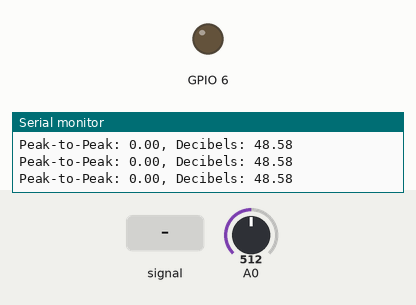
Recording of a sketch running on a simulated ESP8266 (NodeMCU). Parts: output pins drawn as LEDs (lit = HIGH), the last lines printed to the serial monitor. The test bench sets the inputs (shaded band); at power-on: A0 = 512. WiFi joins after 1.5 s; servers stay silent unless stated.

Above: at 3.0 s.
3.1 s: A0 fed a 2 Hz sine of ±306 counts around its level
At 3.37 s:
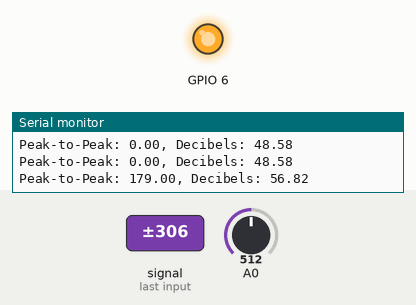
6.1 s: A0 set to 716
At 7.0 s:
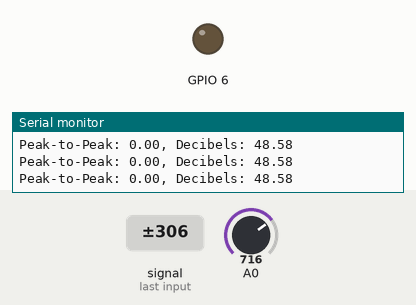
Timing chart, 0 to 9.1 s (numbered marks = the images above; inputs shaded):
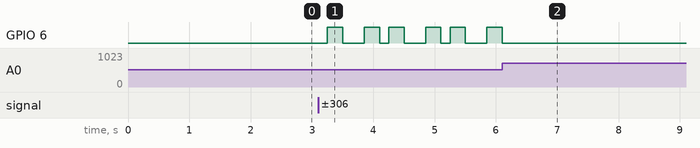

Measured:
- after the input at 3.1 s, GPIO 6: LOW → HIGH after 0.15 s, then repeats every 1.0 s: LOW 0.35 s, HIGH 0.25 s, LOW 0.15 s, HIGH 0.25 s
- after the input at 6.1 s, GPIO 6: goes on until 6.1 s, then stays LOW

The sketch:

main.ino
```cpp
#define BLYNK_TEMPLATE_ID "TEMPLATE_ID"
#define BLYNK_TEMPLATE_NAME "TEMPLATE_NAME"
#define BLYNK_AUTH_TOKEN "AUTH_TOKEN"

#include <ESP8266WiFi.h>
#include <BlynkSimpleEsp8266.h>

// WiFi credentials
char ssid[] = "SSID";
char pass[] = "PASS";

#define LED_PIN V6
#define DB_THRESHOLD 50.0

BlynkTimer timer;

bool alarmTriggered = false;

const int sampleWindow = 50;
unsigned int sample;
float db = 0;

void blinkLED(int ledPin) {
  digitalWrite(ledPin, HIGH);
  delay(250);
  digitalWrite(ledPin, LOW);
}

void setup()
{
  Serial.begin(9600);
  pinMode(LED_PIN, OUTPUT);
  digitalWrite(LED_PIN, LOW);

  Blynk.begin(BLYNK_AUTH_TOKEN, ssid, pass);

  timer.setInterval(200L, checkSound);
  Serial.println("ESP8266 Alarm Blynk Initialized.");
}

void checkSound()
{
  unsigned long startMillis = millis();
  unsigned int signalMax = 0;
  unsigned int signalMin = 1024;

  while (millis() - startMillis < sampleWindow) {
    sample = analogRead(A0);
    if (sample < 1024) {
      if (sample > signalMax) signalMax = sample;
      if (sample < signalMin) signalMin = sample;
    }
  }

  float peakToPeak = (signalMax > signalMin) ? (signalMax - signalMin) : 0;
  db = (peakToPeak - 20.0) * (90.0 - 49.5) / (900.0 - 20.0) + 49.5;

  Serial.print("Peak-to-Peak: ");
  Serial.print(peakToPeak);
  Serial.print(", Decibels: ");
  Serial.println(db);

  if (db > DB_THRESHOLD && !alarmTriggered) {
    alarmTriggered = true;
    blinkLED(LED_PIN);
    Blynk.logEvent("alarm_detected", "Alarm sound detected! dB: " + String(db));
    Serial.println("Alarm detected! Notification sent.");
  } else if (db <= DB_THRESHOLD && alarmTriggered) {
    alarmTriggered = false;
    Serial.println("Alarm cleared.");
  }
}

void loop()
{
  Blynk.run();
  timer.run();
}
```
